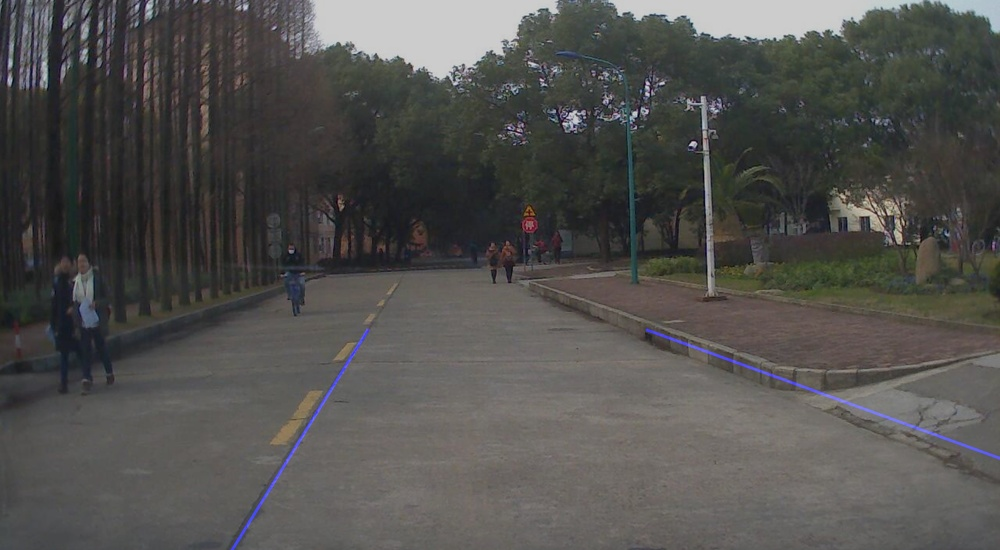
#> input picture PROTOTYPE/laneline_detection/out.jpg, 1000 x 550 px, shrunk from 2558 x 1408 before the run
$ python -i Lane_Lines_Image.py   (imports and definitions only)   (older library calls are emulated)
#> lines starting #> are read from the running program, lines starting #| are printed output that depends on the picture; after the words box and inside, x2 and y2 are one past the last pixel; in counts of white or black regions, pixels touching at a corner belong together
#> in process_image, imageraw is the input picture: shape (550, 1000, 3); mean B, G, R 78.5, 80.7, 81.7
### PROTOTYPE/laneline_detection/utils.py
import cv2
import numpy as np
import math
import matplotlib.pyplot as plt


# Before everything, make a difference
def preprocess(image):
    # t, binary = cv2.threshold(gray, 0, 255, cv2.THRESH_OTSU, cv2.THRESH_BINARY)
    hsv = cv2.cvtColor(image, cv2.COLOR_RGB2HSV)
#> hsv: shape (550, 1000, 3); mean H, S, V 49.2, 26.1, 84.4
    lightness = np.mean(hsv[:, :, 2])
#> lightness = 84.39
    var = np.std(hsv[:, :, 2])
#> var = 36.63

    hue = np.mean(hsv[:, :, 0])
#> hue = 49.19

    if lightness < 95:
        gamma = 1 / 2.2
        little = image.astype(np.float32) / 255
        corrected1 = np.power(little, gamma)
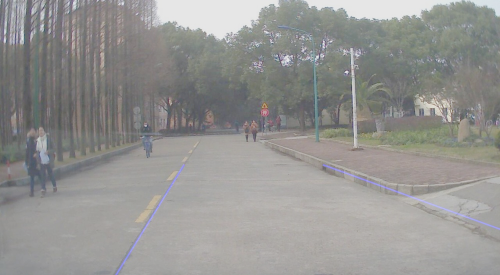
#> corrected1: shape (550, 1000, 3) float32 (shown at 1/2 size); mean R, G, B 0.582, 0.58, 0.572
        corrected1 = (corrected1 * 255).astype(np.uint8)
        print "...Correcting Lightness..."
    else:
        corrected1 = image

    if var > 150:
        hsv2 = cv2.cvtColor(corrected1, cv2.COLOR_RGB2HSV)
        corrected2 = cv2.equalizeHist(hsv2[:, :, 2])
        corrected2 = cv2.cvtColor(corrected2, cv2.COLOR_HSV2RGB)
        print "...Correcting Contrast..."
    else:
        corrected2 = corrected1

    if hue > 80:
        enhance_white = white_enhance(corrected2)
        enhance_yellow = yellow_enhance(corrected2)
        corrected3 = cv2.addWeighted(enhance_white, 0.8, enhance_yellow, 1, 0)
        print "...Correcting Hue..."
    else:
        corrected3 = corrected2

    return corrected3


# [33 lines left out: function detect_least, not called in this run]


# Detect lines in the image whether it's ok
def detect_lines(lines1, imshape):
    left = right = False
    norms = hough_filter(lines1)

    for t in norms.keys():
        for norm in norms[t]:
            for n, m, b in norm[0:1]:
                # y = mx + b
                if m > 0:
                    right = True
                if m < 0:
                    left = True
    return left, right


# Draw a average line on the board
def draw_lines(lines1, line_image, imshape):
    if lines1 is None:
        return None
    norms = hough_filter(lines1)

    total = {}
    m_total_right = 0
    n_total_right = 0
    m_total_left = 0
    n_total_left = 0
    b_total_right = 0
    b_total_left = 0

    flag = False
    for t in norms.keys():
        for norm in norms[t]:
            for n, m, b in norm[0:1]:
                # print m
                if total.keys() is None:
                    total[m] = [m * n, n, b * n, 1]
                else:
                    for c in total.keys():
                        if abs(c - m) <= 0.1:
                            total[c][0] += m * n
                            total[c][1] += n
                            total[c][2] += b * n
                            total[c][3] += 1
                            flag = True
                            break
                    if not flag:
                        total[m] = [m * n, n, b * n, 1]
                    else:
                        flag = False
                # print m
    # print total
    maxR = -1
    maxL = -1
    for i in total.keys():
        # print i
        if i > 0 and total[i][1] * total[i][3] > maxR:
            maxR = total[i][1] * total[i][3]
            m_total_right = total[i][0]
            n_total_right = total[i][1]
            b_total_right = total[i][2]
        elif i < 0 and total[i][1] * total[i][3] > maxL:
            maxL = total[i][1] * total[i][3]
            m_total_left = total[i][0]
            n_total_left = total[i][1]
            b_total_left = total[i][2]
    # print m_total_right, b_total_right, n_total_right

    if m_total_left != 0 or b_total_left != 0:
        b_left = b_total_left / n_total_left
        m_left = m_total_left / n_total_left
        # print b_avg_left, m_avg_left
        '''y = mx + b'''
        if b_left < imshape[0]:
            xa = 0
            ya = b_left
        else:
            ya = imshape[0]
            xa = (ya - b_left) / m_left
        ya2 = imshape[0] * 1.8 / 3
        xa2 = (ya2 - b_left) / m_left
        cv2.line(line_image, (int(xa), int(ya)), (int(xa2), int(ya2)), (255, 0, 0), 5)

    if m_total_right != 0 or b_total_right != 0:
        b_right = b_total_right / n_total_right
        m_right = m_total_right / n_total_right
        '''y = mx + b'''
        x_try = imshape[1]
        y_try = imshape[1] * m_right + b_right
        if y_try < imshape[0]:
            xb = x_try
            yb = y_try
        else:
            yb = imshape[0]
            xb = (yb - b_right) / m_right
        yb1 = imshape[0] * 1.8 / 3
        xb1 = (yb1 - b_right) / m_right
        cv2.line(line_image, (int(xb), int(yb)), (int(xb1), int(yb1)), (255, 0, 0), 5)

    return line_image


# Draw a average line on the board
# [112 lines left out: functions draw_lines_continuous, draw_lines_mb, not called in this run]


# a Hough Filter based on theta and similarity of the line
def hough_filter(lines):
    norms = {}
    flag = False
    if lines is None:
        return norms
    for line in lines:
        for x1, y1, x2, y2 in line:
            fit = np.polyfit((x1, x2), (y1, y2), 1)
            theta = abs(math.atan((y1 - y2) / float(x1 - x2)) * 180 / math.pi)
            norm = [(math.sqrt((y1 - y2) ** 2 + (x1 - x2) ** 2), fit[0], fit[1]), (x1, x2, y1, y2)]
            if norms.keys() is None:
                if (75 > theta) and (theta > 15):
                    norms[theta] = [norm]
            else:
                for t in norms.keys():
                    if (abs(t - theta) < 5) and (((float(norms[t][0][0][1]) - fit[0]) ** 2 + (
                            float(norms[t][0][0][2]) - fit[1]) ** 2) ** 0.5 < 20):
                        norms[t].append(norm)
                        flag = True
                        break
                if flag:
                    flag = False
                    continue
                else:
                    if (75 > theta) and (theta > 15):
                        norms[theta] = [norm]

    return norms


# Get the line's position to determine whether to wait or not
# [155 lines left out: functions get_lines, average_lines, abs_sobel_thresh, mag_thresh, dir_threshold, not called in this run]


# Canny filter
def canny_thresh(img, low=20, high=90):
    canny = cv2.Canny(img, low, high)
    binary_out = np.zeros_like(canny)
    binary_out[canny == 255] = 1
    return binary_out


# HLS space filter
# [68 lines left out: functions hls_thresh, luv_thresh, thresh_yellow, yellow_enhance, white_enhance, thresh_white and 1 more, not called in this run]

### PROTOTYPE/laneline_detection/Lane_Lines_Image.py
import matplotlib.pyplot as plt
import matplotlib.image as mpimg
import numpy as np
import cv2
import imageio
import utils
import math
import glob
# [1 line not run here, left out]


def process_image(path, out):
    imageraw = cv2.imread(path)
    image = cv2.cvtColor(imageraw, cv2.COLOR_BGR2RGB)
    gray = cv2.cvtColor(image, cv2.COLOR_RGB2GRAY)

    # mag = utils.mag_thresh(gray)
    # dir = utils.dir_threshold(gray)
    # abs = utils.abs_sobel_thresh(gray)
    correct = utils.preprocess(image)
    # [4 lines of commented-out code are left out]

    x = cv2.Sobel(gray, cv2.CV_16S, 1, 0)
    y = cv2.Sobel(gray, cv2.CV_16S, 0, 1)
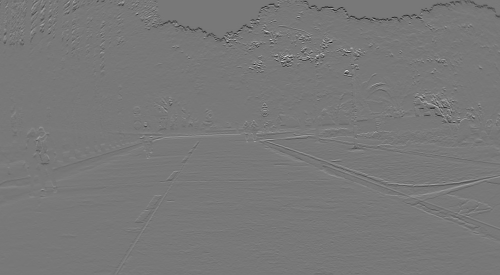
#> y: shape (550, 1000) int16 (shown at 1/2 size); min -659, max 735, mean -1; drawn with min black and max white

    absX = cv2.convertScaleAbs(x)
    absY = cv2.convertScaleAbs(y)

    dst = cv2.addWeighted(absX, 0.5, absY, 0.5, 0)
    plt.imshow(dst, plt.gray())
    plt.show()

    # Define a kernel size and apply Gaussian smoothing
    kernel_size = 5
    blur_gray = cv2.GaussianBlur(correct, (kernel_size, kernel_size), 0)
    # bilateral = cv2.bilateralFilter(image, -1, 0.3, 10)

    # Define our parameters for Canny and apply
    canny = utils.canny_thresh(blur_gray)
#> in canny_thresh, `canny = cv2.Canny(img, low, high)`:
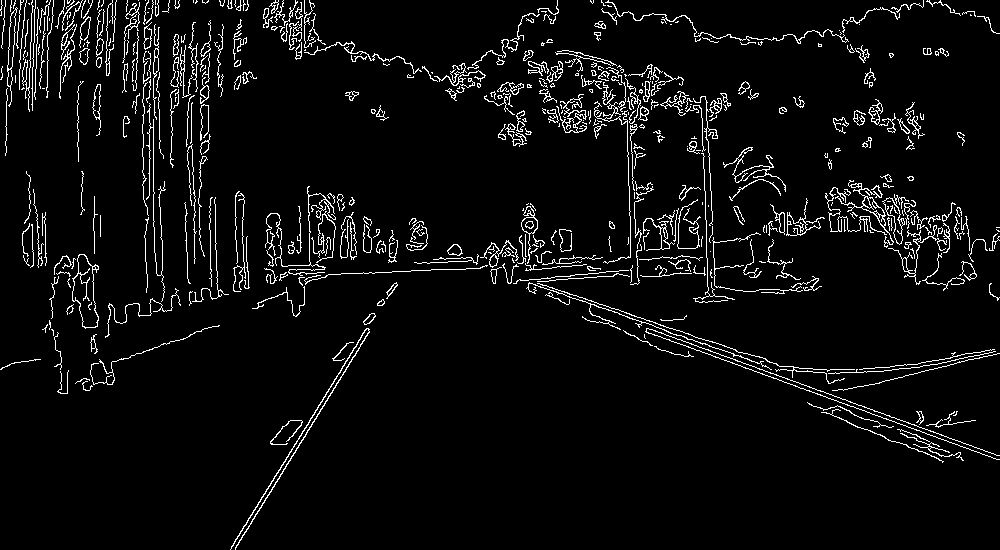
#> canny: shape (550, 1000); 5% white in thin lines or dots
#> canny: shape (550, 1000); values 0 (black) and 1 (white), 5% white in thin lines or dots
    # [8 lines of commented-out code are left out]

    mask_whole = np.zeros_like(canny)
    mask_base = np.zeros_like(canny)
    mask_least = np.zeros_like(canny)
    mask_left = np.zeros_like(canny)
    mask_right = np.zeros_like(canny)
    ignore_mask_color = 255

    '''
    Using Multi-masks to Define ROI
    '''
    imshape = image.shape
    vertices_base_roi = np.array([[(0, imshape[0]), (imshape[1] / 3, 1.7 * imshape[0] / 3),
                                   (2 * imshape[1] / 3, 1.7 * imshape[0] / 3), (imshape[1], imshape[0])]],
                                 dtype=np.int32)
    vertices_least = np.array([[(imshape[1] / 9, imshape[0]), (imshape[1] * 1.2 / 3, 1.7 * imshape[0] / 3),
                                (1.8 * imshape[1] / 3, 1.7 * imshape[0] / 3), (8 * imshape[1] / 9, imshape[0])]],
                              dtype=np.int32)
    vertices_middle_triangle = np.array(
        [[(imshape[1] / 3, imshape[0]), (imshape[1] / 2, 1.7 * imshape[0] / 3), (2 * imshape[1] / 3, imshape[0])]],
        dtype=np.int32)
    vertices_left_triangle = np.array([[(0, imshape[0]), (imshape[1] / 3, 1.7 * imshape[0] / 3),
                                        (0, 7 * imshape[0] / 8)]], dtype=np.int32)
    vertices_right_triangle = np.array([[(2 * imshape[1] / 3, 1.7 * imshape[0] / 3), (imshape[1], imshape[0]),
                                         (imshape[1], 7 * imshape[0] / 8)]], dtype=np.int32)

    cv2.fillPoly(mask_whole, vertices_base_roi, ignore_mask_color)
#> mask_whole: shape (550, 1000); 29% white; 1 white region, box (x1, y1, x2, y2) and area: (1, 311, 1000, 550) 159387
    cv2.fillPoly(mask_whole, vertices_right_triangle, ignore_mask_color)
    cv2.fillPoly(mask_whole, vertices_middle_triangle, 0)
    cv2.fillPoly(mask_whole, vertices_left_triangle, ignore_mask_color)
#> mask_whole: shape (550, 1000); 25.9% white; 2 white regions, box (x1, y1, x2, y2) and area: (0, 311, 500, 550) 71153, (501, 311, 1000, 550) 71034
    cv2.fillPoly(mask_base, vertices_base_roi, ignore_mask_color)
    cv2.fillPoly(mask_base, vertices_middle_triangle, 0)
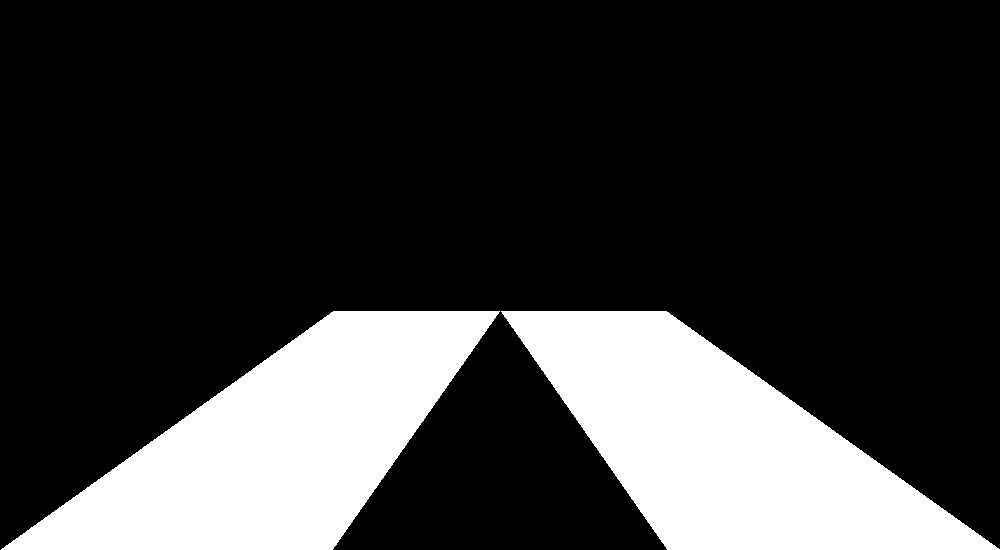
#> mask_base: shape (550, 1000); 21.7% white; 2 white regions, box (x1, y1, x2, y2) and area: (501, 311, 1000, 550) 59678, (1, 311, 500, 550) 59676
    cv2.fillPoly(mask_least, vertices_least, ignore_mask_color)
#> mask_least: shape (550, 1000); 21.2% white; 1 white region, box (x1, y1, x2, y2) and area: (112, 311, 888, 550) 116800
    cv2.fillPoly(mask_least, vertices_middle_triangle, 0)
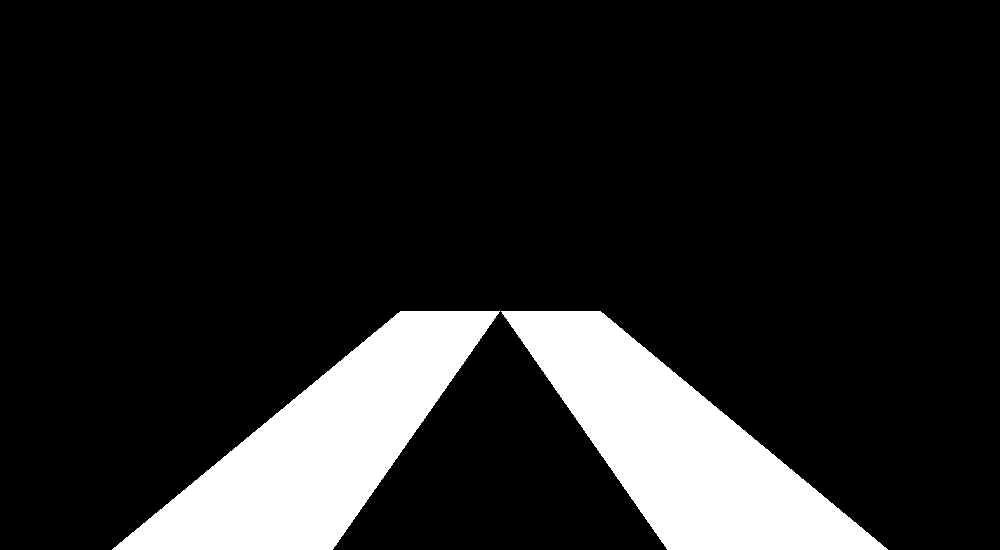
#> mask_least: shape (550, 1000); 14% white; 2 white regions, box (x1, y1, x2, y2) and area: (501, 311, 888, 550) 38384, (112, 311, 500, 550) 38383
    cv2.fillPoly(mask_left, vertices_base_roi, ignore_mask_color)
    cv2.fillPoly(mask_left, vertices_left_triangle, ignore_mask_color)
    cv2.fillPoly(mask_left, vertices_middle_triangle, 0)
#> mask_left: shape (550, 1000); 23.8% white; 2 white regions, box (x1, y1, x2, y2) and area: (0, 311, 500, 550) 71153, (501, 311, 1000, 550) 59678
    cv2.fillPoly(mask_right, vertices_base_roi, ignore_mask_color)
    cv2.fillPoly(mask_right, vertices_middle_triangle, 0)
    cv2.fillPoly(mask_right, vertices_right_triangle, ignore_mask_color)

    masked_edges_whole = cv2.bitwise_and(canny, mask_whole)
#> masked_edges_whole: shape (550, 1000); values 0 (black) and 1 (white), 0.41% white in thin lines or dots, all inside (x1, y1, x2, y2) = (230, 311, 950, 550)
    masked_edges_base = cv2.bitwise_and(canny, mask_base)
#> masked_edges_base: shape (550, 1000); values 0 (black) and 1 (white), 0.28% white in thin lines or dots, all inside (x1, y1, x2, y2) = (230, 311, 747, 550)
    masked_edges_least = cv2.bitwise_and(canny, mask_least)
#> masked_edges_least: shape (550, 1000); values 0 (black) and 1 (white), 0.15% white in thin lines or dots, all inside (x1, y1, x2, y2) = (230, 311, 629, 550)
    masked_edges_left = cv2.bitwise_and(canny, mask_left)
    masked_edges_right = cv2.bitwise_and(canny, mask_right)

    # [8 lines of commented-out code are left out]
    rho = 2  # distance resolution in pixels of the Hough grid
    theta = np.pi / 180  # angular resolution in radians of the Hough grid
    threshold = 30  # minimum number of votes (intersections in Hough grid cell)
    min_line_length = 35  # minimum number of pixels making up a line
    max_line_gap = 10  # maximum gap in pixels between connectable line segments
    line_image = np.copy(image) * 0  # creating a blank to draw lines_whole on
#> line_image: shape (550, 1000, 3); every value is 0

    # Run Hough on edge detected image
    # Output "lines_whole" is an array containing endpoints of detected line segments
    lines_whole = cv2.HoughLinesP(masked_edges_whole, rho, theta, threshold, np.array([]),
                                  30, max_line_gap)
#> lines_whole = 18 rows, first 6: [230, 549, 356, 346], [645, 331, 856, 408], [340, 379, 369, 331], [898, 442, 938, 458], [635, 323, 827, 393], [612, 311, 715, 348]
    lines_base = cv2.HoughLinesP(masked_edges_base, 1, theta, threshold, np.array([]),
                                 min_line_length, max_line_gap)
#> lines_base = [[235, 548, 358, 350], [231, 547, 375, 315], [646, 332, 732, 362], [283, 469, 369, 331], [636, 323, 724, 356], [621, 311, 706, 340], [614, 312, 718, 348], [261, 497, 374, 316], [607, 323, 663, 350], [688, 347, 745, 367]]
    lines_least = cv2.HoughLinesP(masked_edges_least, 1, theta, 35, np.array([]),
                                  40, max_line_gap)
#> lines_least = [[231, 546, 353, 350], [235, 547, 362, 343], [235, 549, 316, 418]]
    lines_left = cv2.HoughLinesP(masked_edges_left, rho, theta, threshold, np.array([]),
                                 min_line_length, max_line_gap)
#> lines_left = 14 rows, first 6: [279, 478, 369, 329], [231, 547, 357, 344], [646, 332, 740, 365], [235, 548, 267, 495], [310, 418, 373, 317], [614, 311, 666, 330]
    lines_right = cv2.HoughLinesP(masked_edges_right, rho, theta, threshold, np.array([]),
                                  min_line_length, max_line_gap)
#> lines_right = 14 rows, first 6: [230, 549, 356, 346], [645, 331, 856, 408], [340, 379, 369, 331], [898, 442, 938, 458], [635, 323, 827, 393], [612, 311, 715, 348]

    # [5 lines of commented-out code are left out]

    l, r = utils.detect_lines(lines_base, imshape)
#> the loop in hough_filter, `for line in lines:` made 10 passes
#> after the loop in hough_filter, `for line in lines:`: norms = 4 items
#> the loop in detect_lines, `for t in norms.keys():` made 4 passes
#> t on passes 1 to 4: 58.15, 19.23, 20.56, 25.74
#> l = True; r = True
    if l and r:
        line_image = utils.draw_lines(lines_base, line_image, imshape)
#> the loop in hough_filter (call 2), `for line in lines:` made 10 passes
#> in draw_lines, `norms = hough_filter(lines1)`: norms = 4 items
#> the loop in draw_lines, `for t in norms.keys():` made 4 passes
#> after the loop in draw_lines, `for t in norms.keys():`: total = {-1.61: [-1417.9, 882.1, 812254.3, 4], 0.349: [156.9, 445.3, 43883.6, 5], 0.482: [29.97, 62.17, 1886.2, 1]}
#> the loop in draw_lines, `for i in total.keys():` made 3 passes
#> (i, maxL, m_total_left, n_total_left, b_total_left) on pass 1: (-1.61, 3528.5, -1417.9, 882.1, 812254.3)
#> after the loop in draw_lines, `for i in total.keys():`: b_total_left = 812254.3; b_total_right = 43883.6; m_total_left = -1417.9; m_total_right = 156.9; maxL = 3528.5; maxR = 2226.7; n_total_left = 882.1; n_total_right = 445.3
#> in draw_lines, `b_left = b_total_left / n_total_left`: b_left = 920.8
#> in draw_lines, `m_left = m_total_left / n_total_left`: m_left = -1.61
#> in draw_lines, `xa = (ya - b_left) / m_left`: xa = 230.7
#> in draw_lines, `xa2 = (ya2 - b_left) / m_left`: xa2 = 367.6
#> in draw_lines, `b_right = b_total_right / n_total_right`: b_right = 98.54
#> in draw_lines, `m_right = m_total_right / n_total_right`: m_right = 0.352
#> in draw_lines, `y_try = imshape[1] * m_right + b_right`: y_try = 451
#> in draw_lines, `xb1 = (yb1 - b_right) / m_right`: xb1 = 656.8
#> in draw_lines, `cv2.line(line_image, (int(xb), int(yb)), (int(xb1), int(yb1)), (255, 0..`:
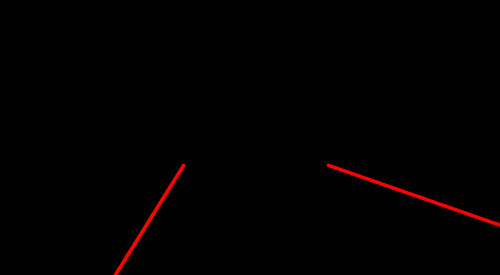
#> line_image: shape (550, 1000, 3) (shown at 1/2 size); mean R, G, B 2.1, 0, 0
        line_result = lines_least
#> line_result has the same summary as lines_least
        mask_result = mask_base
    elif (not l) and r:
        # using base mask to try if OK
        l, r = utils.detect_lines(lines_base, imshape)
        if l & r:
            line_image = utils.draw_lines(lines_base, line_image, imshape)
            line_result = lines_base
            mask_result = mask_base
        else:
            line_image = utils.draw_lines(lines_left, line_image, imshape)
            line_result = lines_left
            mask_result = mask_left
    elif (not r) and l:
        # using base mask to try if OK
        l, r = utils.detect_lines(lines_base, imshape)
        if l & r:
            line_image = utils.draw_lines(lines_base, line_image, imshape)
            line_result = lines_base
            mask_result = mask_base
        else:
            line_image = utils.draw_lines(lines_right, line_image, imshape)
            line_result = lines_right
            mask_result = mask_right
    else:
        # using base mask to try if OK
        l, r = utils.detect_lines(lines_base, imshape)
        if l & r:
            line_image = utils.draw_lines(lines_base, line_image, imshape)
            line_result = lines_base
            mask_result = mask_base
        else:
            line_image = utils.draw_lines(lines_whole, line_image, imshape)
            line_result = lines_whole
            mask_result = mask_whole

    # Iterate over the output "lines_whole" and draw lines_whole on a blank image
    if line_image is not None:
        image_result = cv2.addWeighted(imageraw, 0.8, line_image, 1, 0)
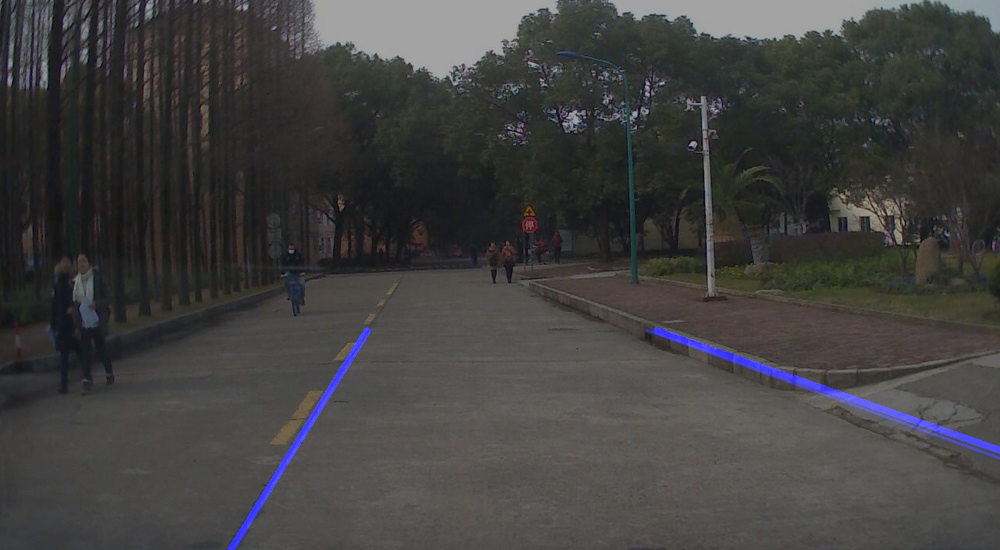
#> image_result: shape (550, 1000, 3); mean B, G, R 64.1, 64.6, 65.4
    else:
        image_result = image

    # Framework.is_courtesy(image_result, line_result, [(0, 100), (100, 400)])
    '''
    plt.subplot(221)
    plt.imshow(mask_result)
    plt.subplot(222)
    plt.imshow(image_result)
    plt.subplot(223)
    plt.imshow(masked_edges_base)
    plt.subplot(224)
    plt.imshow(masked_edges_base)
    plt.show()

    plt.imshow(image_result)
    plt.show()
    '''
    cv2.imwrite(out, image_result)

    return image_result

# [1 line not run here, left out]

>>> result = process_image('out.jpg', 'out.png')
